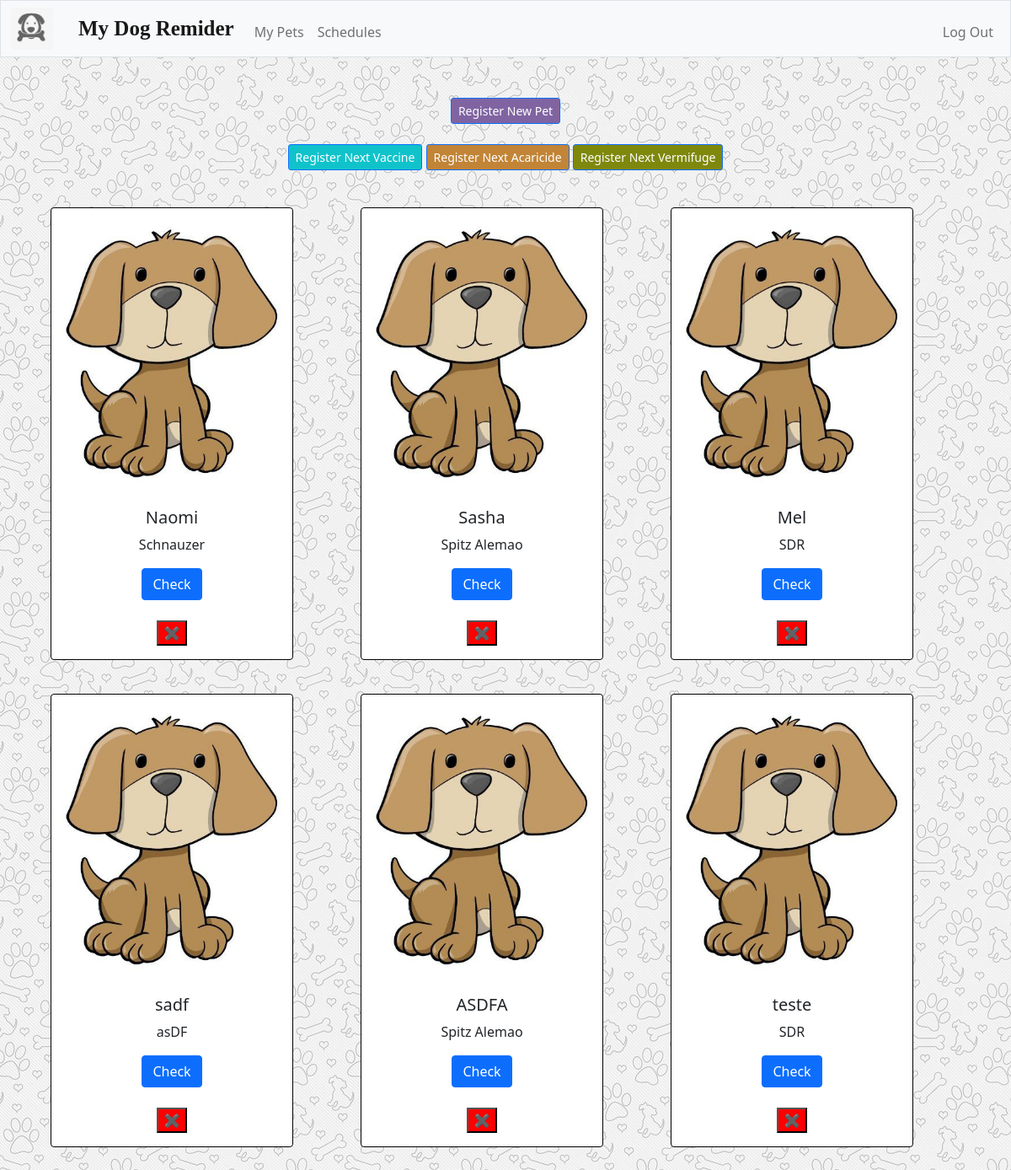
The page / (signed in) on the database its author committed.
### tables this page shows
CREATE TABLE pets (id INTEGER PRIMARY KEY AUTOINCREMENT, user_id INTEGER, petname TEXT, petage INTEGER, petbreed TEXT, FOREIGN KEY (user_id) REFERENCES users(id));

### app.py (the view)
@app.route("/", methods=["GET", "POST"])
@login_required
def index():
    user_id = session["user_id"]
    if request.method == "GET":
        pet_list = db.execute("SELECT id, petname, petage, petbreed FROM pets WHERE user_id = ?", user_id)
        return render_template("index.html", pet_list=pet_list)
    else:
        remove_pet = request.form.get("remove_pet")
        if remove_pet:
            db.execute("DELETE FROM pets WHERE id = ?", remove_pet)
            return redirect("/")

### app.py (called while the page is built)
@app.after_request #TIRAR SE NAO SERVIR DE NADA
def after_request(response):
    response.headers["Cache-Control"] = "no-cache, no-store, must-revalidate"
    response.headers["Expires"] = 0
    response.headers["Pragma"] = "no-cache"
    return response

### helpers.py (called while the page is built)
def login_required(f):
    @wraps(f)
    def decorated_function(*args, **kwargs):
        if session.get("user_id") is None:
            return redirect("/login")
        return f(*args, **kwargs)
    return decorated_function

### templates/index.html (shortened to what this page needs)
{% extends "layout.html" %}
{% block main %}
<a href="registerpet" class="btn btn-primary btn-sm" style="background-color: #8064A2">Register New Pet</a> <br><br>
<a href="registervaccine" class="btn btn-primary btn-sm" style="background-color: #10C3CB">Register Next Vaccine</a>
<a href="registeracaricide" class="btn btn-primary btn-sm" style="background-color: #C28436">Register Next Acaricide</a>
<a href="registervermifuge" class="btn btn-primary btn-sm" style="background-color: #7E880C">Register Next Vermifuge</a>
<br><br>
<div class="row">
{% for pets in pet_list %}
    <div class="card" style="width: 18rem;">
      <img src="/static/dog.jpg" class="card-img-top" alt="...">
      <div class="card-body">
        <h5 class="card-title">{{ pets.petname }}</h5>
        <p class="card-text">{{ pets.petbreed }}</p>
        <a id="load_pet" href="petmenu" class="btn btn-primary">Check</a>
        <form action="/"  method="post">
          <br>
          <input id="remove_pet" type="submit" class="remove_btn" style="background-color: #ff0000" value="✖">
        </form>
      </div>
  </div>
  {% endfor %}
</div>
{% endblock %}

### static/styles.css (style rules this page uses)
.card { border: 1px solid black; margin-top: 20px; margin-bottom: 20px; margin-right: 20px; margin-left: 60px; }
body { background-image: url("background.jpg"); }

### rows shown on the page
pets: petname "Naomi", petbreed "Schnauzer"
pets: petname "Sasha", petbreed "Spitz Alemao"
pets: petname "Mel", petbreed "SDR"
pets: petname "sadf", petbreed "asDF"
pets: petname "ASDFA", petbreed "Spitz Alemao"
pets: petname "teste", petbreed "SDR"
